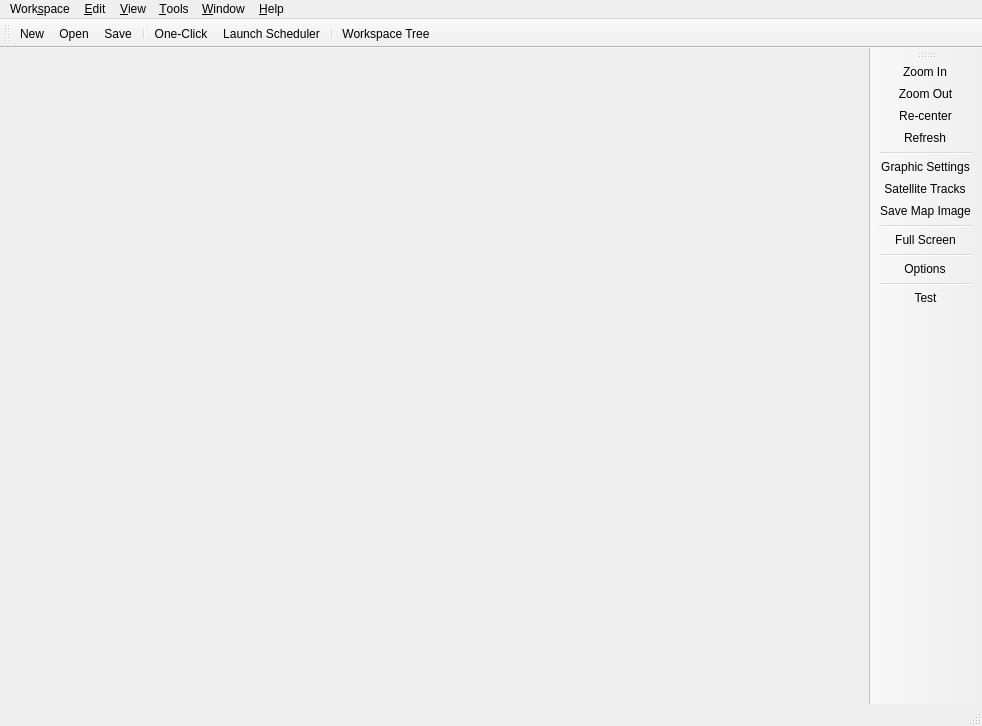
<?xml version="1.0" encoding="UTF-8"?>
<ui version="4.0">
 <class>CBratMainWindow</class>
 <widget class="QMainWindow" name="CBratMainWindow">
  <property name="geometry">
   <rect>
    <x>0</x>
    <y>0</y>
    <width>982</width>
    <height>726</height>
   </rect>
  </property>
  <property name="windowTitle">
   <string>Brat MainWindow</string>
  </property>
  <property name="unifiedTitleAndToolBarOnMac">
   <bool>false</bool>
  </property>
  <widget class="QWidget" name="centralWidget">
   <layout class="QGridLayout" name="gridLayout"/>
  </widget>
  <widget class="QMenuBar" name="mMainMenuBar">
   <property name="geometry">
    <rect>
     <x>0</x>
     <y>0</y>
     <width>982</width>
     <height>21</height>
    </rect>
   </property>
   <widget class="QMenu" name="menu_File">
    <property name="title">
     <string>Work&amp;space</string>
    </property>
    <addaction name="action_New"/>
    <addaction name="action_Open"/>
    <addaction name="action_Close_Workspace"/>
    <addaction name="action_Save"/>
    <addaction name="action_Save_As"/>
    <addaction name="separator"/>
    <addaction name="action_Import_Workspace"/>
    <addaction name="action_Rename_Workspace"/>
    <addaction name="action_Delete_Workspace"/>
    <addaction name="separator"/>
    <addaction name="action_Exit"/>
   </widget>
   <widget class="QMenu" name="menu_Edit">
    <property name="title">
     <string>&amp;Edit</string>
    </property>
    <addaction name="action_Undo"/>
    <addaction name="action_Redo"/>
    <addaction name="separator"/>
    <addaction name="action_Cut"/>
    <addaction name="action_Copy"/>
    <addaction name="action_Paste"/>
    <addaction name="action_Delete"/>
    <addaction name="action_Select_All"/>
   </widget>
   <widget class="QMenu" name="menu_Window">
    <property name="title">
     <string>&amp;Window</string>
    </property>
    <addaction name="action_Views_List"/>
    <addaction name="action_Close_All"/>
   </widget>
   <widget class="QMenu" name="menu_Help">
    <property name="title">
     <string>&amp;Help</string>
    </property>
    <addaction name="action_About"/>
    <addaction name="separator"/>
    <addaction name="action_Test"/>
   </widget>
   <widget class="QMenu" name="menu_View">
    <property name="title">
     <string>&amp;View</string>
    </property>
    <addaction name="action_Zoom_In"/>
    <addaction name="action_Zoom_Out"/>
    <addaction name="action_Re_center"/>
    <addaction name="action_Refresh_Map"/>
    <addaction name="separator"/>
    <addaction name="action_Graphic_Settings"/>
    <addaction name="action_Satellite_Tracks"/>
    <addaction name="action_Save_Map_Image"/>
    <addaction name="separator"/>
    <addaction name="action_Full_Screen"/>
   </widget>
   <widget class="QMenu" name="menu_Tools">
    <property name="title">
     <string>&amp;Tools</string>
    </property>
    <addaction name="action_One_Click"/>
    <addaction name="action_Workspace_Tree"/>
    <addaction name="action_Launch_Scheduler"/>
    <addaction name="separator"/>
    <addaction name="action_Dataset"/>
    <addaction name="action_Filter"/>
    <addaction name="action_Operations"/>
    <addaction name="separator"/>
    <addaction name="action_Options"/>
    <addaction name="separator"/>
   </widget>
   <addaction name="menu_File"/>
   <addaction name="menu_Edit"/>
   <addaction name="menu_View"/>
   <addaction name="menu_Tools"/>
   <addaction name="menu_Window"/>
   <addaction name="menu_Help"/>
  </widget>
  <widget class="QToolBar" name="mMainToolBar">
   <property name="windowTitle">
    <string>Main Toolbar</string>
   </property>
   <property name="iconSize">
    <size>
     <width>16</width>
     <height>16</height>
    </size>
   </property>
   <attribute name="toolBarArea">
    <enum>TopToolBarArea</enum>
   </attribute>
   <attribute name="toolBarBreak">
    <bool>false</bool>
   </attribute>
   <addaction name="action_New"/>
   <addaction name="action_Open"/>
   <addaction name="action_Save"/>
   <addaction name="separator"/>
   <addaction name="action_One_Click"/>
   <addaction name="action_Launch_Scheduler"/>
   <addaction name="separator"/>
   <addaction name="action_Workspace_Tree"/>
  </widget>
  <widget class="QStatusBar" name="mMainStatusBar"/>
  <widget class="QToolBar" name="mMainToolsToolBar">
   <property name="windowTitle">
    <string>Map Toolbar</string>
   </property>
   <property name="allowedAreas">
    <set>Qt::LeftToolBarArea|Qt::RightToolBarArea</set>
   </property>
   <property name="iconSize">
    <size>
     <width>32</width>
     <height>32</height>
    </size>
   </property>
   <attribute name="toolBarArea">
    <enum>RightToolBarArea</enum>
   </attribute>
   <attribute name="toolBarBreak">
    <bool>false</bool>
   </attribute>
   <addaction name="action_Zoom_In"/>
   <addaction name="action_Zoom_Out"/>
   <addaction name="action_Re_center"/>
   <addaction name="action_Refresh_Map"/>
   <addaction name="separator"/>
   <addaction name="action_Graphic_Settings"/>
   <addaction name="action_Satellite_Tracks"/>
   <addaction name="action_Save_Map_Image"/>
   <addaction name="separator"/>
   <addaction name="action_Full_Screen"/>
   <addaction name="separator"/>
   <addaction name="action_Options"/>
   <addaction name="separator"/>
   <addaction name="action_Test"/>
  </widget>
  <action name="action_Exit">
   <property name="icon">
    <iconset resource="../Common/Resources/brat.qrc">
     <normaloff>:/images/alpha-numeric/0.png</normaloff>:/images/alpha-numeric/0.png</iconset>
   </property>
   <property name="text">
    <string>&amp;Exit</string>
   </property>
   <property name="toolTip">
    <string>Exit brat</string>
   </property>
  </action>
  <action name="action_Open">
   <property name="icon">
    <iconset resource="../Common/Resources/brat.qrc">
     <normaloff>:/images/alpha-numeric/1.png</normaloff>:/images/alpha-numeric/1.png</iconset>
   </property>
   <property name="text">
    <string>&amp;Open...</string>
   </property>
   <property name="toolTip">
    <string>Open existing workspace</string>
   </property>
   <property name="shortcut">
    <string>Ctrl+O</string>
   </property>
  </action>
  <action name="action_New">
   <property name="icon">
    <iconset resource="../Common/Resources/brat.qrc">
     <normaloff>:/images/alpha-numeric/2.png</normaloff>:/images/alpha-numeric/2.png</iconset>
   </property>
   <property name="text">
    <string>&amp;New...</string>
   </property>
   <property name="toolTip">
    <string>Create a new workspace</string>
   </property>
   <property name="shortcut">
    <string>Ctrl+N</string>
   </property>
  </action>
  <action name="action_Save">
   <property name="icon">
    <iconset resource="../Common/Resources/brat.qrc">
     <normaloff>:/images/alpha-numeric/3.png</normaloff>:/images/alpha-numeric/3.png</iconset>
   </property>
   <property name="text">
    <string>&amp;Save</string>
   </property>
   <property name="toolTip">
    <string>Save the workspace to disk</string>
   </property>
   <property name="shortcut">
    <string>Ctrl+S</string>
   </property>
  </action>
  <action name="action_Save_As">
   <property name="text">
    <string>Save &amp;As...</string>
   </property>
  </action>
  <action name="action_About">
   <property name="icon">
    <iconset resource="../Common/Resources/brat.qrc">
     <normaloff>:/images/BratIcon.png</normaloff>:/images/BratIcon.png</iconset>
   </property>
   <property name="text">
    <string>&amp;About...</string>
   </property>
  </action>
  <action name="action_Close_All">
   <property name="text">
    <string>Close &amp;All</string>
   </property>
  </action>
  <action name="action_Cut">
   <property name="text">
    <string>Cut</string>
   </property>
  </action>
  <action name="action_Copy">
   <property name="text">
    <string>&amp;Copy</string>
   </property>
  </action>
  <action name="action_Paste">
   <property name="text">
    <string>&amp;Paste</string>
   </property>
  </action>
  <action name="action_Options">
   <property name="icon">
    <iconset resource="../Common/Resources/brat.qrc">
     <normaloff>:/images/alpha-numeric/6.png</normaloff>:/images/alpha-numeric/6.png</iconset>
   </property>
   <property name="text">
    <string>&amp;Options...</string>
   </property>
   <property name="toolTip">
    <string>Edit application settings</string>
   </property>
  </action>
  <action name="action_Undo">
   <property name="text">
    <string>&amp;Undo</string>
   </property>
   <property name="shortcut">
    <string>Ctrl+Z</string>
   </property>
  </action>
  <action name="action_Redo">
   <property name="text">
    <string>&amp;Redo</string>
   </property>
   <property name="shortcut">
    <string>Ctrl+Y</string>
   </property>
  </action>
  <action name="action_Delete">
   <property name="text">
    <string>&amp;Delete</string>
   </property>
  </action>
  <action name="action_Select_All">
   <property name="text">
    <string>Select &amp;All</string>
   </property>
  </action>
  <action name="action_Test">
   <property name="icon">
    <iconset resource="../brat-lab/res/brat-lab.qrc">
     <normaloff>:/images/test.png</normaloff>:/images/test.png</iconset>
   </property>
   <property name="text">
    <string>Test...</string>
   </property>
  </action>
  <action name="action_One_Click">
   <property name="icon">
    <iconset resource="../Common/Resources/brat.qrc">
     <normaloff>:/images/alpha-numeric/7.png</normaloff>:/images/alpha-numeric/7.png</iconset>
   </property>
   <property name="text">
    <string>One-&amp;Click...</string>
   </property>
   <property name="toolTip">
    <string>Group actions as a single operation under a single name</string>
   </property>
  </action>
  <action name="action_Launch_Scheduler">
   <property name="icon">
    <iconset resource="../Common/Resources/brat.qrc">
     <normaloff>:/images/alpha-numeric/8.png</normaloff>:/images/alpha-numeric/8.png</iconset>
   </property>
   <property name="text">
    <string>Launch Scheduler</string>
   </property>
   <property name="toolTip">
    <string>Launch Scheduler application</string>
   </property>
  </action>
  <action name="action_Workspace_Tree">
   <property name="icon">
    <iconset resource="../Common/Resources/brat.qrc">
     <normaloff>:/images/alpha-numeric/9.png</normaloff>:/images/alpha-numeric/9.png</iconset>
   </property>
   <property name="text">
    <string>Workspace Tree...</string>
   </property>
   <property name="toolTip">
    <string>See the objects tree of the loaded workspace</string>
   </property>
  </action>
  <action name="action_Save_Map_Image">
   <property name="icon">
    <iconset resource="../Common/Resources/brat.qrc">
     <normaloff>:/images/alpha-numeric/a.png</normaloff>:/images/alpha-numeric/a.png</iconset>
   </property>
   <property name="text">
    <string>Save Map Image...</string>
   </property>
   <property name="toolTip">
    <string>Save map to file</string>
   </property>
  </action>
  <action name="action_Refresh_Map">
   <property name="icon">
    <iconset resource="../Common/Resources/brat.qrc">
     <normaloff>:/images/alpha-numeric/b.png</normaloff>:/images/alpha-numeric/b.png</iconset>
   </property>
   <property name="text">
    <string>Refresh</string>
   </property>
   <property name="toolTip">
    <string>Refresh main map</string>
   </property>
  </action>
  <action name="action_Graphic_Settings">
   <property name="icon">
    <iconset resource="../Common/Resources/brat.qrc">
     <normaloff>:/images/alpha-numeric/c.png</normaloff>:/images/alpha-numeric/c.png</iconset>
   </property>
   <property name="text">
    <string>Graphic Settings...</string>
   </property>
   <property name="toolTip">
    <string>Adjust graphic settings</string>
   </property>
  </action>
  <action name="action_Full_Screen">
   <property name="icon">
    <iconset resource="../Common/Resources/brat.qrc">
     <normaloff>:/images/alpha-numeric/d.png</normaloff>:/images/alpha-numeric/d.png</iconset>
   </property>
   <property name="text">
    <string>Full Screen</string>
   </property>
   <property name="toolTip">
    <string>&lt;html&gt;&lt;head/&gt;&lt;body&gt;&lt;p&gt;Toggle full screen mode.&lt;/p&gt;&lt;p&gt;Use the &lt;span style=&quot; font-weight:600;&quot;&gt;F11&lt;/span&gt; key to switch modes.&lt;/p&gt;&lt;/body&gt;&lt;/html&gt;</string>
   </property>
   <property name="shortcut">
    <string>F11</string>
   </property>
  </action>
  <action name="action_Re_center">
   <property name="icon">
    <iconset resource="../Common/Resources/brat.qrc">
     <normaloff>:/images/alpha-numeric/e.png</normaloff>:/images/alpha-numeric/e.png</iconset>
   </property>
   <property name="text">
    <string>Re-center</string>
   </property>
   <property name="toolTip">
    <string>Bring map to original position and size</string>
   </property>
   <property name="shortcut">
    <string>Home</string>
   </property>
  </action>
  <action name="action_Zoom_In">
   <property name="icon">
    <iconset resource="../Common/Resources/brat.qrc">
     <normaloff>:/images/alpha-numeric/f.png</normaloff>:/images/alpha-numeric/f.png</iconset>
   </property>
   <property name="text">
    <string>Zoom In</string>
   </property>
   <property name="toolTip">
    <string>Zoom map in</string>
   </property>
   <property name="shortcut">
    <string>Ctrl++</string>
   </property>
  </action>
  <action name="action_Zoom_Out">
   <property name="icon">
    <iconset resource="../Common/Resources/brat.qrc">
     <normaloff>:/images/alpha-numeric/5.png</normaloff>:/images/alpha-numeric/5.png</iconset>
   </property>
   <property name="text">
    <string>Zoom Out</string>
   </property>
   <property name="toolTip">
    <string>Zoom map out</string>
   </property>
   <property name="shortcut">
    <string>Ctrl+-</string>
   </property>
  </action>
  <action name="action_Operations">
   <property name="text">
    <string>&amp;Operations</string>
   </property>
  </action>
  <action name="action_Dataset">
   <property name="text">
    <string>&amp;Dataset</string>
   </property>
  </action>
  <action name="action_Filter">
   <property name="text">
    <string>&amp;Filter</string>
   </property>
  </action>
  <action name="action_Import_Workspace">
   <property name="text">
    <string>&amp;Import...</string>
   </property>
   <property name="toolTip">
    <string>Import existing workspace objects</string>
   </property>
  </action>
  <action name="action_Rename_Workspace">
   <property name="text">
    <string>&amp;Rename...</string>
   </property>
   <property name="toolTip">
    <string>Rename the loaded workspace
The workspace directory will not change</string>
   </property>
  </action>
  <action name="action_Delete_Workspace">
   <property name="text">
    <string>&amp;Delete...</string>
   </property>
   <property name="toolTip">
    <string>Delete the loaded workspace</string>
   </property>
  </action>
  <action name="action_Close_Workspace">
   <property name="icon">
    <iconset resource="../Common/Resources/brat.qrc">
     <normaloff>:/images/alpha-numeric/__q.png</normaloff>:/images/alpha-numeric/__q.png</iconset>
   </property>
   <property name="text">
    <string>&amp;Close</string>
   </property>
   <property name="toolTip">
    <string>Close and unload the workspace</string>
   </property>
  </action>
  <action name="action_Satellite_Tracks">
   <property name="checkable">
    <bool>true</bool>
   </property>
   <property name="icon">
    <iconset resource="../Common/Resources/brat.qrc">
     <normaloff>:/images/alpha-numeric/r.png</normaloff>:/images/alpha-numeric/r.png</iconset>
   </property>
   <property name="text">
    <string>Satellite Tracks</string>
   </property>
   <property name="toolTip">
    <string>Enable automatic satellite track drawing when selected dataset changes</string>
   </property>
  </action>
  <action name="action_Views_List">
   <property name="icon">
    <iconset resource="Resources/images/qgis-themes-2.qrc">
     <normaloff>:/images/themes/default/propertyicons/diagram.png</normaloff>:/images/themes/default/propertyicons/diagram.png</iconset>
   </property>
   <property name="text">
    <string>&amp;List...</string>
   </property>
   <property name="toolTip">
    <string>Select a view from the list of all workspace views</string>
   </property>
  </action>
 </widget>
 <layoutdefault spacing="6" margin="11"/>
 <resources>
  <include location="../brat-lab/res/brat-lab.qrc"/>
  <include location="../Common/Resources/brat.qrc"/>
  <include location="Resources/images/qgis-themes-2.qrc"/>
  <include location="../Common/Resources/brat.qrc"/>
 </resources>
 <connections>
  <connection>
   <sender>action_Exit</sender>
   <signal>triggered()</signal>
   <receiver>CBratMainWindow</receiver>
   <slot>close()</slot>
   <hints>
    <hint type="sourcelabel">
     <x>-1</x>
     <y>-1</y>
    </hint>
    <hint type="destinationlabel">
     <x>478</x>
     <y>311</y>
    </hint>
   </hints>
  </connection>
 </connections>
</ui>
